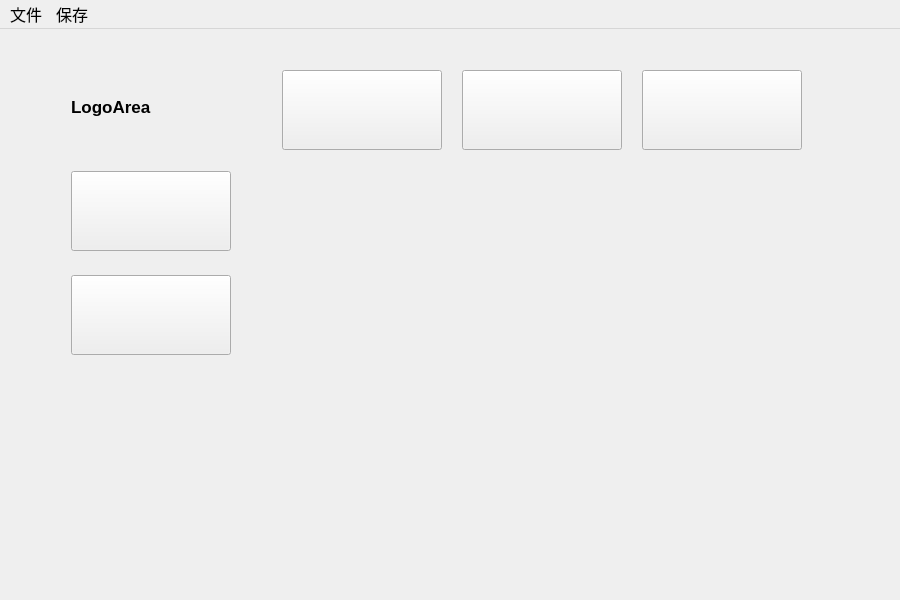
<?xml version="1.0" encoding="UTF-8"?>
<ui version="4.0">
 <class>Scheduler</class>
 <widget class="QMainWindow" name="Scheduler">
  <property name="geometry">
   <rect>
    <x>0</x>
    <y>0</y>
    <width>900</width>
    <height>600</height>
   </rect>
  </property>
  <property name="minimumSize">
   <size>
    <width>900</width>
    <height>600</height>
   </size>
  </property>
  <property name="maximumSize">
   <size>
    <width>900</width>
    <height>600</height>
   </size>
  </property>
  <property name="font">
   <font>
    <pointsize>12</pointsize>
    <weight>50</weight>
    <bold>false</bold>
   </font>
  </property>
  <property name="acceptDrops">
   <bool>true</bool>
  </property>
  <property name="windowTitle">
   <string>时间管理工具</string>
  </property>
  <widget class="QWidget" name="centralwidget">
   <widget class="QLabel" name="lb_background">
    <property name="geometry">
     <rect>
      <x>0</x>
      <y>0</y>
      <width>900</width>
      <height>600</height>
     </rect>
    </property>
    <property name="maximumSize">
     <size>
      <width>1080</width>
      <height>720</height>
     </size>
    </property>
    <property name="text">
     <string/>
    </property>
   </widget>
   <widget class="QLabel" name="lb_trushbox">
    <property name="geometry">
     <rect>
      <x>-1000</x>
      <y>440</y>
      <width>101</width>
      <height>81</height>
     </rect>
    </property>
    <property name="font">
     <font>
      <pointsize>9</pointsize>
     </font>
    </property>
    <property name="text">
     <string/>
    </property>
   </widget>
   <widget class="QWidget" name="layoutWidget">
    <property name="geometry">
     <rect>
      <x>40</x>
      <y>20</y>
      <width>811</width>
      <height>551</height>
     </rect>
    </property>
    <layout class="QHBoxLayout" name="horizontalLayout">
     <item>
      <layout class="QVBoxLayout" name="Left">
       <item>
        <widget class="QLabel" name="lb_title">
         <property name="maximumSize">
          <size>
           <width>160</width>
           <height>80</height>
          </size>
         </property>
         <property name="font">
          <font>
           <pointsize>13</pointsize>
           <weight>75</weight>
           <italic>false</italic>
           <bold>true</bold>
          </font>
         </property>
         <property name="text">
          <string>LogoArea</string>
         </property>
        </widget>
       </item>
       <item>
        <widget class="QPushButton" name="pbtn_plan">
         <property name="maximumSize">
          <size>
           <width>160</width>
           <height>80</height>
          </size>
         </property>
         <property name="text">
          <string/>
         </property>
        </widget>
       </item>
       <item>
        <widget class="QPushButton" name="pbtn_clear">
         <property name="maximumSize">
          <size>
           <width>160</width>
           <height>80</height>
          </size>
         </property>
         <property name="text">
          <string/>
         </property>
        </widget>
       </item>
       <item>
        <widget class="QLabel" name="lb_note">
         <property name="maximumSize">
          <size>
           <width>160</width>
           <height>200</height>
          </size>
         </property>
         <property name="font">
          <font>
           <family>方正粗黑宋简体</family>
           <pointsize>13</pointsize>
           <kerning>true</kerning>
          </font>
         </property>
         <property name="focusPolicy">
          <enum>Qt::NoFocus</enum>
         </property>
         <property name="contextMenuPolicy">
          <enum>Qt::DefaultContextMenu</enum>
         </property>
         <property name="layoutDirection">
          <enum>Qt::LeftToRight</enum>
         </property>
         <property name="text">
          <string/>
         </property>
         <property name="alignment">
          <set>Qt::AlignLeading|Qt::AlignLeft|Qt::AlignTop</set>
         </property>
        </widget>
       </item>
      </layout>
     </item>
     <item>
      <layout class="QVBoxLayout" name="verticalLayout">
       <item>
        <layout class="QHBoxLayout" name="Right_top">
         <item>
          <widget class="QPushButton" name="pbtn_charts">
           <property name="maximumSize">
            <size>
             <width>160</width>
             <height>80</height>
            </size>
           </property>
           <property name="text">
            <string/>
           </property>
          </widget>
         </item>
         <item>
          <widget class="QPushButton" name="pbtn_settings">
           <property name="maximumSize">
            <size>
             <width>160</width>
             <height>80</height>
            </size>
           </property>
           <property name="text">
            <string/>
           </property>
          </widget>
         </item>
         <item>
          <widget class="QPushButton" name="pbtn_personal">
           <property name="maximumSize">
            <size>
             <width>160</width>
             <height>80</height>
            </size>
           </property>
           <property name="text">
            <string/>
           </property>
          </widget>
         </item>
        </layout>
       </item>
       <item>
        <widget class="QLabel" name="lb_plate">
         <property name="minimumSize">
          <size>
           <width>550</width>
           <height>400</height>
          </size>
         </property>
         <property name="maximumSize">
          <size>
           <width>550</width>
           <height>400</height>
          </size>
         </property>
         <property name="acceptDrops">
          <bool>true</bool>
         </property>
         <property name="layoutDirection">
          <enum>Qt::LeftToRight</enum>
         </property>
         <property name="text">
          <string/>
         </property>
        </widget>
       </item>
      </layout>
     </item>
    </layout>
   </widget>
   <zorder>lb_background</zorder>
   <zorder>layoutWidget</zorder>
   <zorder>lb_trushbox</zorder>
  </widget>
  <widget class="QMenuBar" name="menuBar">
   <property name="geometry">
    <rect>
     <x>0</x>
     <y>0</y>
     <width>900</width>
     <height>17</height>
    </rect>
   </property>
   <widget class="QMenu" name="menu">
    <property name="title">
     <string>文件</string>
    </property>
   </widget>
   <widget class="QMenu" name="menu_2">
    <property name="title">
     <string>保存</string>
    </property>
   </widget>
   <addaction name="menu"/>
   <addaction name="menu_2"/>
  </widget>
 </widget>
 <resources/>
 <connections/>
</ui>
